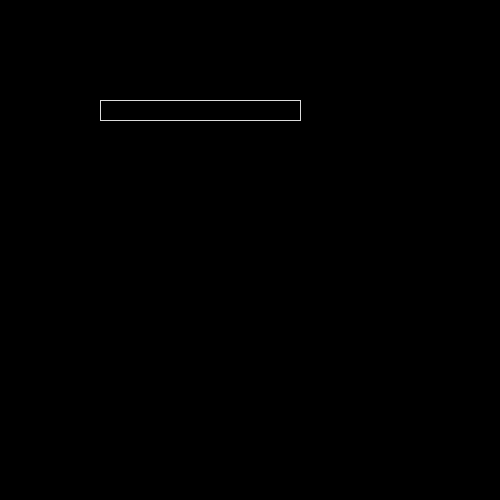
Frame 1 (no input)
Frame 60 (the mouse pressed at the canvas centre just before this capture): identical to frame 1, image omitted
Frame 120 (the mouse held since frame 60 and released just before this capture): identical to frame 1, image omitted

The Processing sketch that drew this single still picture (run headless with seeded random() and noise(); from frame 60 on, the mouse is pressed at the canvas centre):

// Processing sketch: gui
// ── gui.pde
final float SLIDER_W = 200;
final float SLIDER_H = 20;
final float STROKE_W = 1;

ArrayList<Slider> sliders = new ArrayList<Slider>();


void setup() {
  size(500, 500);
  background(0);

  sliders.add(new Slider(100, 100));
}

void draw() {
  for (Slider s : sliders) {
    if (s.update_flag) {
      s.update(mouseX, mouseY);
    }
    s.draw();
  }
}

void mousePressed() {
  float mx = mouseX;
  float my = mouseY;
  for (Slider s : sliders) {
    if (s.checkMouseover(mx, my)) {
      s.update_flag = true;
    }
  }
}

// be more user-friendly than using mouseDragged :)
void mouseReleased() {
  for (Slider s : sliders) {
    s.update_flag = false;
  }
}


class Slider {
  float pos_x, pos_y;
  float indicator_w, indicator_h;  // only for x-index
  //float handle_x, handle_y;
  boolean update_flag;
  float slider_bgcolor = 0;
  float indicator_color = 220;


  Slider(float x, float y) {
    pos_x = x;
    pos_y = y;
  }

  Boolean checkMouseover(float mx, float my) {
    return pos_x < mx && mx < pos_x+SLIDER_W && pos_y < my && my < pos_y+SLIDER_H;
  }

  void update(float mx, float my) {
    //handle_x = mx;
    //handle_y = pos_y;

    indicator_w = mx - pos_x+STROKE_W;
    indicator_h = SLIDER_H;
    if (indicator_w < 0) {
      indicator_w = 0;  // min
    } else if (indicator_w > SLIDER_W-STROKE_W) {
      indicator_w = SLIDER_W-STROKE_W;  // max
    }
  }

  void draw() {
    pushMatrix();
    translate(pos_x, pos_y);

    // backside
    strokeWeight(STROKE_W);
    stroke(indicator_color);
    fill(slider_bgcolor);
    rect(0, 0, SLIDER_W, SLIDER_H);

    // indicator
    noStroke();
    fill(indicator_color);
    rect(STROKE_W, STROKE_W, indicator_w, indicator_h);
    popMatrix();
  }
}
